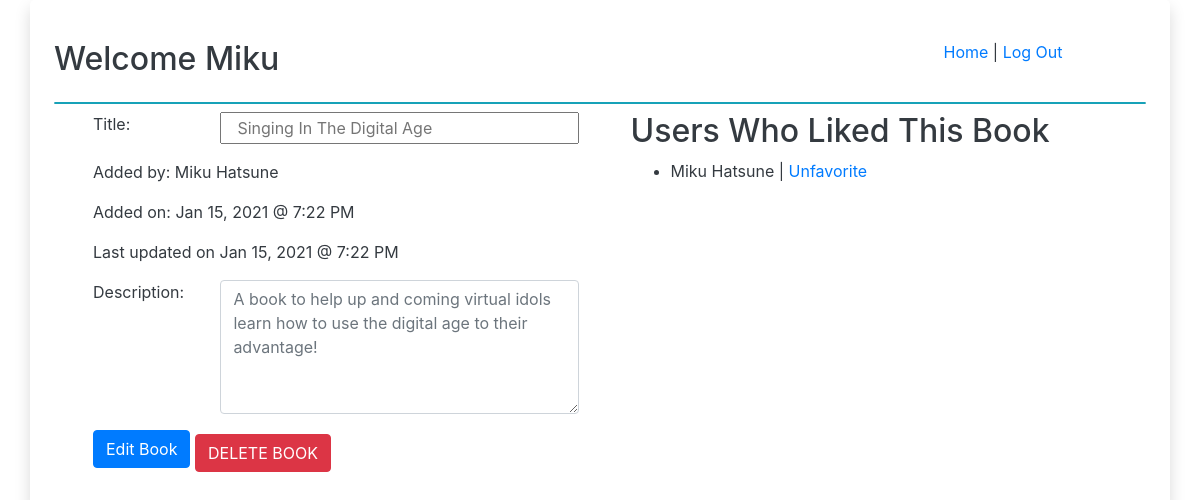
The page /book/4 (signed in) on the database its author committed.
### Favorite_Books/models.py (models this page shows)
class Users(models.Model):
    first_name = models.CharField(max_length = 100)
    last_name = models.CharField(max_length = 100)
    email = models.EmailField()
    password = models.CharField(max_length = 255)
    created_at = models.DateTimeField(auto_now_add = True)
    updated_at = models.DateTimeField(auto_now = True)
    objects = ValidationTest()

class Books(models.Model):
    title = models.CharField(max_length = 255)
    description = models.TextField()
    created_at = models.DateTimeField(auto_now_add = True)
    updated_at = models.DateTimeField(auto_now = True)
    uploaded_by = models.ForeignKey(
        Users,
        related_name = "books_added",
        on_delete = CASCADE
    )
    users_who_fav = models.ManyToManyField(
        Users,
        related_name = "fav_books",
    )

### Favorite_Books/views.py (the view)
# urls.py: path('book/<bookid>', views.view_book, name = 'view_book'),
def view_book(request, bookid):
    this_book = Books.objects.get(id = bookid)
    this_user = Users.objects.get(id = request.session['userid'])
    context = {
            'book': this_book,
            'loggedinuser': this_user,
            'pagetitle': this_book.title
        }
    if this_book.uploaded_by.id == this_user.id:
        return render(request, 'html/edit_book_info.html', context)
    else:
        return render(request, 'html/view_book_info.html', context)

### Favorite_Books/templates/html/edit_book_info.html (shortened to what this page needs)
{% extends "html/base.html" %}
{% block content %}
<div class="row ml-3 p-2">
    <div class="col-6">
        <form action="{% url 'edit_book' book.id %}" method="POST">
            <div class="form-group row">
                <label for="editbooktitle" class="col-3 mr-2">Title: </label>
                <input type="text" name="editbooktitle" id="editbooktitle" placeholder="{{ book.title }}" class="col-8">
            </div>
            <p>Added by: {{ book.uploaded_by.first_name }} {{ book.uploaded_by.last_name }}</p>
            <p>Added on: {{ book.created_at|date:"M j, Y @ g:i A" }}</p>
            <p>Last updated on {{ book.updated_at|date:"M j, Y @ g:i A" }}</p>
            <div class="form-group row">
                <label for="editbookdesc" class="col-3 mr-2">Description: </label>
                <textarea name="editbookdesc" id="editbookdesc" rows="5" class="form-control col-8" minlength="5" placeholder="{{ book.description }}"></textarea>
            </div>
            <button type="submit" class="text-right btn btn-primary mb-2">Edit Book</button>
            <a class="btn btn-danger" href="{% url 'delete_book_confirm' book.id %}" role="button">DELETE BOOK</a>
        </form>
    </div>
    <div class="col-6">
        <h2>Users Who Liked This Book</h2>
        <ul>
            {% for userobj in book.users_who_fav.all %}
            <li>{{ userobj.first_name }} {{ userobj.last_name }}
                {% if userobj.id == loggedinuser.id %}
                | <a href="{% url 'unfavorite' book.id %}">Unfavorite</a>
                {% endif %}
            </li>
            {% endfor %}
        </ul>
    </div>
</div>
{% endblock content %}

### Favorite_Books/templates/html/base.html (shortened to what this page needs)
{% load static %}
<!DOCTYPE html>
<html lang="en">
<head>
    <link rel="stylesheet" href="https://stackpath.bootstrapcdn.com/bootstrap/4.3.1/css/bootstrap.min.css">
</head>
<body>
    <div class="p-4 container rounded-lg shadow bg-gradient-light text-dark">
        <div class="row mt-3 mb-3">
            <div class="mr-5 col-9">
                <h2>Welcome {{ loggedinuser.first_name }}</h2>
            </div>
            <div class="col-2">
                <a href="{% url 'all_books' %}">Home</a> | <a href="{% url 'logout' %}">Log Out</a>
            </div>
        </div>
        <div class="w-100 h-3 bg-dark border border-info rounded"></div>
        {% block content %}
        {% endblock content %}
    </div>
</body>
</html>

### rows shown on the page
Users: first_name "Miku", last_name "Hatsune", shows "Unfavorite"
Books: editbooktitle "Singing In The Digital Age", uploaded_by.first_name "Miku", uploaded_by.last_name "Hatsune", created_at "Jan 15, 2021 @ 7:22 PM", updated_at "Jan 15, 2021 @ 7:22 PM", editbookdesc "A book to help up and coming virtual idols learn how to use the digital age to their advantage!"
